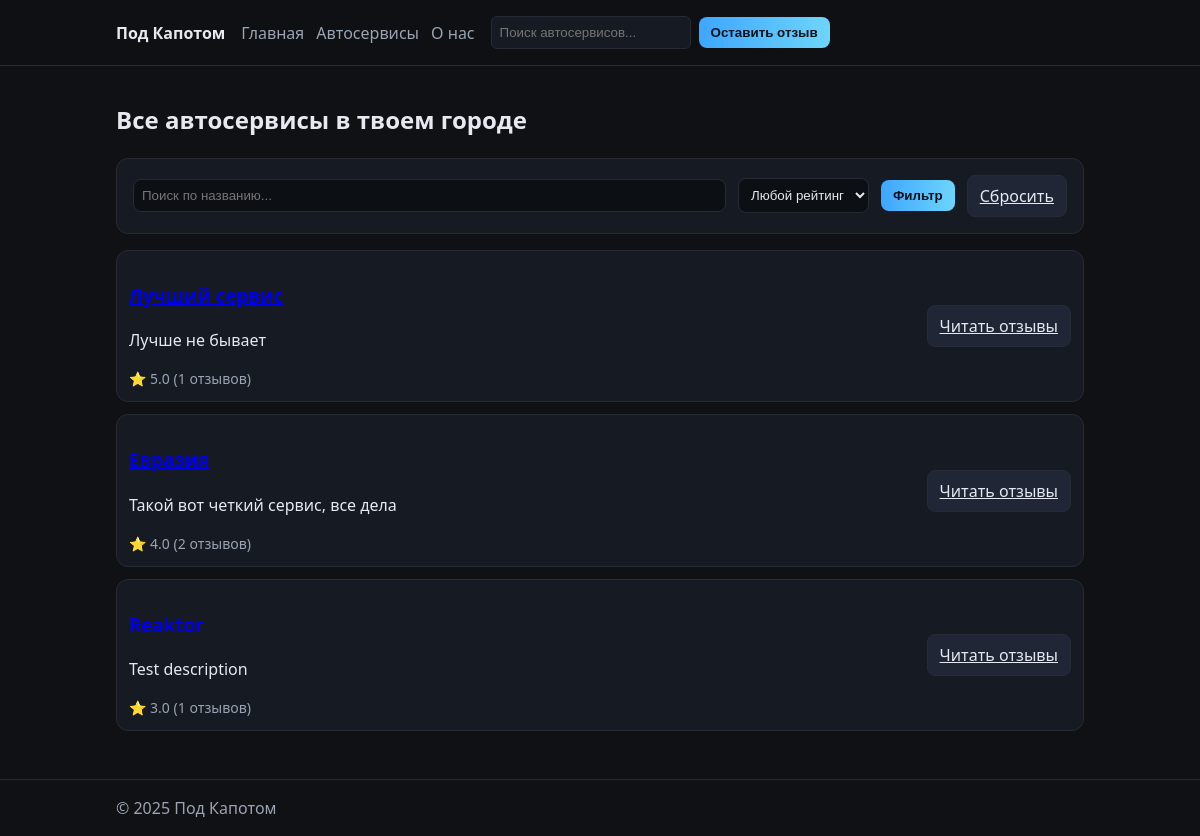
/services, run on the app's committed database.
### tables this page shows
CREATE TABLE services (
            id INTEGER PRIMARY KEY AUTOINCREMENT,
            name TEXT NOT NULL,
            description TEXT DEFAULT '',
            created_at TEXT NOT NULL,
            updated_at TEXT NOT NULL
        , name_lower TEXT);

### main.py (the view)
@app.get("/services", response_class=HTMLResponse)
def services_page(request: Request, search: Optional[str] = None, min_rating: Optional[str] = None):
    parsed_min_rating: Optional[float] = None
    if isinstance(min_rating, str) and min_rating.strip() != "":
        try:
            parsed_min_rating = float(min_rating)
        except ValueError:
            parsed_min_rating = None
    if search or parsed_min_rating is not None:
        conn = get_db_connection()
        query = """
        SELECT s.id, s.name, s.description,
               COALESCE(AVG(f.rating), 0) as avg_rating,
               COUNT(f.id) as review_count
        FROM services s
        LEFT JOIN feedback f ON s.id = f.service_id
        WHERE 1=1
        """
        params = []
        if search:
            query += " AND s.name_lower LIKE ?"
            params.append(f"%{search.casefold()}%")
        if parsed_min_rating is not None:
            query += " GROUP BY s.id, s.name, s.description HAVING avg_rating >= ?"
            params.append(parsed_min_rating)
        else:
            query += " GROUP BY s.id, s.name, s.description"
        query += " ORDER BY avg_rating DESC, review_count DESC"
        rows = conn.execute(query, params).fetchall()
        conn.close()
        services = [dict(r) for r in rows]
    else:
        services = fetch_services_with_ratings()
    return templates.TemplateResponse(
        "services.html",
        {"request": request, "services": services, "search": search, "min_rating": parsed_min_rating},
    )

### templates/services.html (shortened to what this page needs)
{% extends "base.html" %}
{% block content %}
<section>
  <h1>Все автосервисы в твоем городе</h1>
  <div class="card" style="margin-bottom:16px;padding:16px;">
    <form method="get" action="/services" style="display:flex;gap:12px;align-items:center;flex-wrap:wrap;">
      <input name="search" type="text" placeholder="Поиск по названию..." value="{{ search or '' }}" style="flex:1;min-width:200px;" />
      <select name="min_rating" style="min-width:120px;">
        <option value="">Любой рейтинг</option>
      </select>
      <button type="submit" class="btn primary">Фильтр</button>
      <a href="/services" class="btn">Сбросить</a>
    </form>
  </div>
  {% if services|length == 0 %}
    <p class="muted">Нет автосервисов. Администратор может добавить их.</p>
  {% else %}
  <ul class="list">
    {% for s in services %}
      <li class="list-item">
        <div style="flex:1;">
          <h3><a href="/services/{{ s.id }}">{{ s.name }}</a></h3>
          <p>{{ s.description }}</p>
          <div style="margin-top:8px;font-size:14px;color:var(--muted);">
            ⭐ {{ "%.1f"|format(s.avg_rating) }} ({{ s.review_count }} отзывов)
          </div>
        </div>
        <a class="btn" href="/services/{{ s.id }}">Читать отзывы</a>
      </li>
    {% endfor %}
  </ul>
  {% endif %}
</section>
{% endblock %}

### static/css/styles.css (style rules this page uses)
:root { --bg:#0f1115;--card:#161a22;--text:#e6e9ef;--muted:#9aa4b2;--accent:#3ea6ff;--accent-2:#6dd5fa;--border:#272b35 }
* { box-sizing:border-box }
html,body { margin:0;padding:0;background:var(--bg);color:var(--text);font-family:system-ui,-apple-system,Segoe UI,Roboto,Ubuntu,Cantarell,Noto Sans,sans-serif;line-height:1.5 }
.btn { background:#202636;color:var(--text);border:1px solid var(--border);padding:8px 12px;border-radius:8px;cursor:pointer }
.btn.primary { background:linear-gradient(90deg,var(--accent),var(--accent-2));border:none;color:#001018;font-weight:700 }
.card { background:var(--card);border:1px solid var(--border);border-radius:12px;padding:12px }
.list { list-style:none;padding:0;margin:0;display:flex;flex-direction:column;gap:12px }
.list-item { display:flex;justify-content:space-between;align-items:center;gap:16px;background:var(--card);border:1px solid var(--border);border-radius:12px;padding:12px }
input,select,textarea { background:#0c0f14;border:1px solid var(--border);border-radius:8px;color:var(--text);padding:8px }

### data on the page
services: description "Лучше не бывает", avg_rating "5.0", review_count "1"
services: description "Такой вот четкий сервис, все дела", avg_rating "4.0", review_count "2"
services: description "Test description", avg_rating "3.0", review_count "1"
